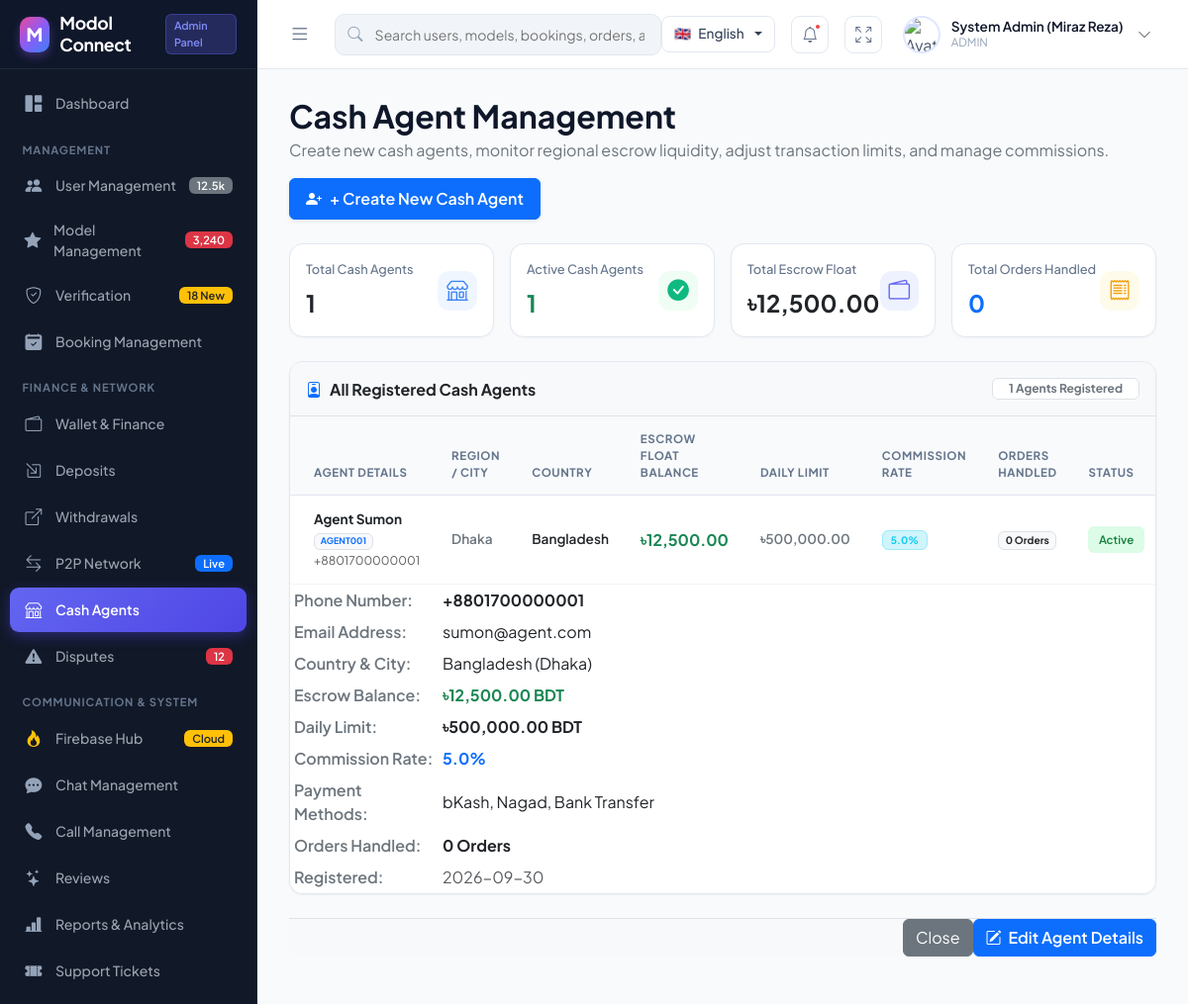
/admin/cash_agents.php (signed in), run on the app's committed database.
### tables this page shows
CREATE TABLE IF NOT EXISTS `cash_agents` (
    `id` INT AUTO_INCREMENT PRIMARY KEY,
    `agent_code` VARCHAR(50) UNIQUE NOT NULL,
    `name` VARCHAR(100) NOT NULL,
    `phone` VARCHAR(30) UNIQUE NOT NULL,
    `email` VARCHAR(150) UNIQUE NOT NULL,
    `password` VARCHAR(255) NOT NULL,
    `country` VARCHAR(50) DEFAULT 'Bangladesh',
    `city` VARCHAR(100) DEFAULT 'Dhaka',
    `daily_limit` DECIMAL(12,2) DEFAULT 500000.00,
    `payment_methods` VARCHAR(255) DEFAULT 'bKash, Nagad, Bank Transfer',
    `commission_rate` DECIMAL(5,2) DEFAULT 5.00,
    `wallet_balance` DECIMAL(12,2) DEFAULT 0.00,
    `orders_count` INT DEFAULT 0,
    `rating` DECIMAL(3,2) DEFAULT 5.00,
    `status` ENUM('ACTIVE', 'SUSPENDED') DEFAULT 'ACTIVE',
    `created_at` TIMESTAMP DEFAULT CURRENT_TIMESTAMP
);

### admin/cash_agents.php (the view, shortened to what this page needs)
<?php
require_once __DIR__ . '/layout.php';
$db = Database::getInstance();
$db->exec("
CREATE TABLE IF NOT EXISTS cash_agents (
    id INTEGER PRIMARY KEY AUTOINCREMENT,
    agent_code TEXT UNIQUE NOT NULL,
    name TEXT NOT NULL,
    phone TEXT UNIQUE NOT NULL,
    email TEXT UNIQUE NOT NULL,
    password TEXT NOT NULL,
    country TEXT DEFAULT 'Bangladesh',
    city TEXT DEFAULT 'Dhaka',
    daily_limit REAL DEFAULT 500000.0,
    payment_methods TEXT DEFAULT 'bKash, Nagad, Bank Transfer',
    commission_rate REAL DEFAULT 5.0,
    wallet_balance REAL DEFAULT 0.0,
    orders_count INTEGER DEFAULT 0,
    rating REAL DEFAULT 5.0,
    status TEXT DEFAULT 'ACTIVE',
    created_at DATETIME DEFAULT CURRENT_TIMESTAMP
)
");
$agentsStmt = $db->query("SELECT * FROM cash_agents ORDER BY id DESC");
$agentsList = $agentsStmt->fetchAll(PDO::FETCH_ASSOC);
$totalAgents = count($agentsList);
$activeAgents = count(array_filter($agentsList, fn($a) => $a['status'] === 'ACTIVE'));
$totalEscrow = array_sum(array_map(fn($a) => (float)$a['wallet_balance'], $agentsList));
$totalOrders = array_sum(array_map(fn($a) => (int)($a['orders_count'] ?? 0), $agentsList));
?>
<div class="d-flex justify-content-between align-items-center mb-4 flex-wrap gap-3">
    <div>
        <h2 class="fw-bold mb-1" style="color: #0f172a;">Cash Agent Management</h2>
        <p class="text-secondary mb-0">Create new cash agents, monitor regional escrow liquidity, adjust transaction limits, and manage commissions.</p>
    </div>
    <button class="btn btn-primary fw-semibold px-3 py-2 d-flex align-items-center gap-2 shadow-sm" data-bs-toggle="modal" data-bs-target="#createAgentModal">
        <i class="bi bi-person-plus-fill"></i> + Create New Cash Agent
    </button>
</div>
<div class="row g-3 mb-4">
    <div class="col-xl-3 col-sm-6">
        <div class="kpi-card p-3">
            <div>
                <div class="kpi-title small">Total Cash Agents</div>
                <div class="fw-bold text-dark fs-4"><?= $totalAgents ?></div>
            </div>
            <div class="kpi-icon-wrap kpi-icon-blue" style="width: 40px; height: 40px;">
                <i class="bi bi-shop"></i>
            </div>
        </div>
    </div>
    <div class="col-xl-3 col-sm-6">
        <div class="kpi-card p-3">
            <div>
                <div class="kpi-title small">Active Cash Agents</div>
                <div class="fw-bold text-success fs-4"><?= $activeAgents ?></div>
            </div>
            <div class="kpi-icon-wrap kpi-icon-green" style="width: 40px; height: 40px;">
                <i class="bi bi-check-circle-fill"></i>
            </div>
        </div>
    </div>
    <div class="col-xl-3 col-sm-6">
        <div class="kpi-card p-3">
            <div>
                <div class="kpi-title small">Total Escrow Float</div>
                <div class="fw-bold text-dark fs-4">৳<?= number_format($totalEscrow, 2) ?></div>
            </div>
            <div class="kpi-icon-wrap kpi-icon-indigo" style="width: 40px; height: 40px;">
                <i class="bi bi-wallet2"></i>
            </div>
        </div>
    </div>
    <div class="col-xl-3 col-sm-6">
        <div class="kpi-card p-3">
            <div>
                <div class="kpi-title small">Total Orders Handled</div>
                <div class="fw-bold text-primary fs-4"><?= number_format($totalOrders) ?></div>
            </div>
            <div class="kpi-icon-wrap kpi-icon-gold" style="width: 40px; height: 40px;">
                <i class="bi bi-receipt"></i>
            </div>
        </div>
    </div>
</div>
<div class="card card-custom p-0 overflow-hidden mb-4">
    <div class="p-3 bg-light border-bottom d-flex justify-content-between align-items-center flex-wrap gap-2">
        <h6 class="mb-0 fw-bold text-dark"><i class="bi bi-person-badge me-2 text-primary"></i>All Registered Cash Agents</h6>
        <span class="badge bg-white text-secondary border px-3 py-1"><?= count($agentsList) ?> Agents Registered</span>
    </div>
    <div class="table-responsive">
        <table class="table table-custom align-middle mb-0">
            <thead>
                <tr>
                    <th class="ps-4">Agent Details</th>
                    <th>Region / City</th>
                    <th>Country</th>
                    <th>Escrow Float Balance</th>
                    <th>Daily Limit</th>
                    <th>Commission Rate</th>
                    <th>Orders Handled</th>
                    <th>Status</th>
                </tr>
            </thead>
            <tbody>
                <?php if (empty($agentsList)): ?>
                <tr>
                    <td colspan="9" class="text-center py-4 text-muted">No cash agents created yet. Click "+ Create New Cash Agent" above.</td>
                </tr>
                <?php else: ?>
                <?php foreach ($agentsList as $a): ?>
                <tr>
                    <td class="ps-4">
                        <div class="fw-bold text-dark"><?= htmlspecialchars($a['name']) ?></div>
                        <small class="text-muted"><span class="badge bg-light text-primary border me-1"><?= htmlspecialchars($a['agent_code']) ?></span> <?= htmlspecialchars($a['phone']) ?></small>
                    </td>
                    <td><span class="fw-semibold text-secondary"><?= htmlspecialchars($a['city'] ?: 'Dhaka') ?></span></td>
                    <td><span class="fw-semibold text-dark"><?= htmlspecialchars($a['country'] ?: 'Bangladesh') ?></span></td>
                    <td>
                        <span class="fw-bold text-success fs-6">৳<?= number_format((float)$a['wallet_balance'], 2) ?></span>
                    </td>
                    <td class="text-secondary fw-semibold">৳<?= number_format((float)($a['daily_limit'] ?? 500000.0), 2) ?></td>
                    <td><span class="badge bg-info-subtle text-info border border-info-subtle px-2 py-1 fw-bold"><?= number_format((float)$a['commission_rate'], 1) ?>%</span></td>
                    <td><span class="badge bg-light text-dark border"><?= number_format((int)($a['orders_count'] ?? 0)) ?> Orders</span></td>
                    <td>
                        <?php if ($a['status'] === 'ACTIVE'): ?>
                            <span class="badge-status badge-approved">Active</span>
                        <?php else: ?>
                            <span class="badge-status badge-disputed">Suspended</span>
                        <?php endif; ?>
                    </td>
                </tr>
                <div class="modal fade" id="viewAgentModal<?= $a['id'] ?>" tabindex="-1">
                    <div class="modal-dialog modal-dialog-centered modal-lg">
                        <div class="modal-content border-0 shadow-lg" style="border-radius: 16px;">
                            <div class="modal-body p-4">
                                <div class="row g-4">
                                    <div class="col-md-7">
                                        <table class="table table-sm table-borderless align-middle mb-0">
                                            <tbody>
                                                <tr>
                                                    <td class="text-secondary fw-semibold" style="width: 150px;">Phone Number:</td>
                                                    <td class="text-dark fw-bold"><?= htmlspecialchars($a['phone']) ?></td>
                                                </tr>
                                                <tr>
                                                    <td class="text-secondary fw-semibold">Email Address:</td>
                                                    <td class="text-dark"><?= htmlspecialchars($a['email']) ?></td>
                                                </tr>
                                                <tr>
                                                    <td class="text-secondary fw-semibold">Country & City:</td>
                                                    <td class="text-dark"><?= htmlspecialchars($a['country'] ?: 'Bangladesh') ?> (<?= htmlspecialchars($a['city'] ?: 'Dhaka') ?>)</td>
                                                </tr>
                                                <tr>
                                                    <td class="text-secondary fw-semibold">Escrow Balance:</td>
                                                    <td class="text-success fw-bold fs-6">৳<?= number_format((float)$a['wallet_balance'], 2) ?> BDT</td>
                                                </tr>
                                                <tr>
                                                    <td class="text-secondary fw-semibold">Daily Limit:</td>
                                                    <td class="text-dark fw-bold">৳<?= number_format((float)($a['daily_limit'] ?? 500000.0), 2) ?> BDT</td>
                                                </tr>
                                                <tr>
                                                    <td class="text-secondary fw-semibold">Commission Rate:</td>
                                                    <td class="text-primary fw-bold"><?= number_format((float)$a['commission_rate'], 1) ?>%</td>
                                                </tr>
                                                <tr>
                                                    <td class="text-secondary fw-semibold">Payment Methods:</td>
                                                    <td class="text-dark"><?= htmlspecialchars($a['payment_methods'] ?: 'bKash, Nagad, Bank Transfer') ?></td>
                                                </tr>
                                                <tr>
                                                    <td class="text-secondary fw-semibold">Orders Handled:</td>
                                                    <td class="text-dark fw-bold"><?= number_format((int)($a['orders_count'] ?? 0)) ?> Orders</td>
                                                </tr>
                                                <tr>
                                                    <td class="text-secondary fw-semibold">Registered:</td>
                                                    <td class="text-muted"><?= htmlspecialchars(substr((string)$a['created_at'], 0, 10)) ?></td>
                                                </tr>
                                            </tbody>
                                        </table>
                                    </div>
                                </div>
                            </div>
                            <div class="modal-footer border-top bg-light">
                                <button type="button" class="btn btn-secondary" data-bs-dismiss="modal">Close</button>
                                <button type="button" class="btn btn-primary fw-semibold" data-bs-dismiss="modal" data-bs-toggle="modal" data-bs-target="#editAgentModal<?= $a['id'] ?>">
                                    <i class="bi bi-pencil-square me-1"></i> Edit Agent Details
                                </button>
                            </div>
                        </div>
                    </div>
                </div>
                <?php endforeach; ?>
                <?php endif; ?>
            </tbody>
        </table>
    </div>
</div>

### data on the page
cash_agents: status "1", wallet_balance "12,500.00", orders_count "0", name "Agent Sumon", agent_code "AGENT001", phone "+8801700000001", city "Dhaka", country "Bangladesh", daily_limit "500,000.00", commission_rate "5.0", shows "Active", email "sumon@agent.com", payment_methods "bKash, Nagad, Bank Transfer", created_at "2026-09-30"

### other printed values
$adminName "System Admin (Miraz Reza)"
$adminRole "ADMIN"
$totalAgents "1"
count($agentsList) "1"
